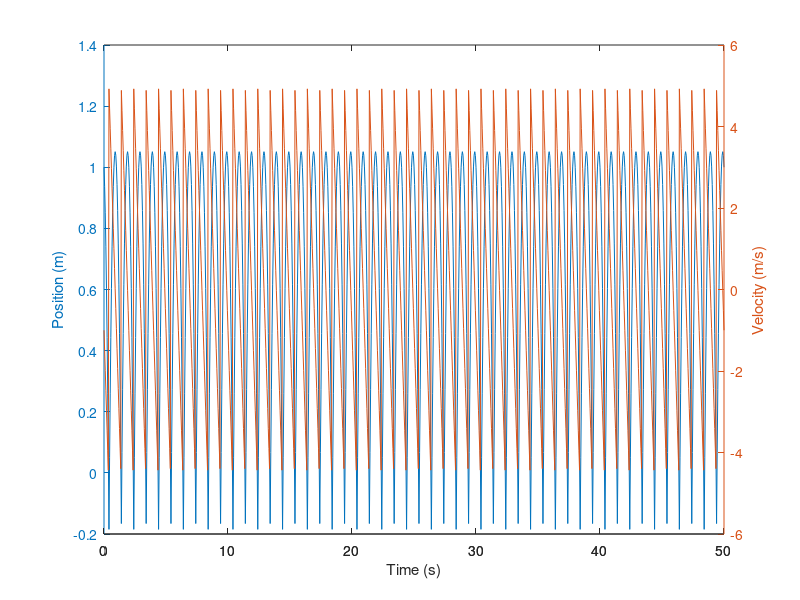

This chart was generated by the following MATLAB code:
%parameter
m=0.05; %mass of the ball
e=1; %restit coeff
z0=1; %initial position
v0=-1; %initial velocity
g=9.81; %gravity
dt=0.05; %time step
N=1000; %number of step
v=[v0];
z=[z0];
for nn=1:N
    vh=v(nn)-0.5*g*dt;
    z(nn+1)=z(nn)+vh*dt;
    if z(nn+1)>0
        v(nn+1)=vh-0.5*g*dt;
    else
        v(nn+1)=-e*(vh-0.5*g*dt);
    end
end

%% Plot
t=0:dt:N*dt;
[hAx,~,~]=plotyy(t,z,t,v);

xlabel('Time (s)')
ylabel(hAx(1),'Position (m)') % left y-axis
ylabel(hAx(2),'Velocity (m/s)') % right y-axis